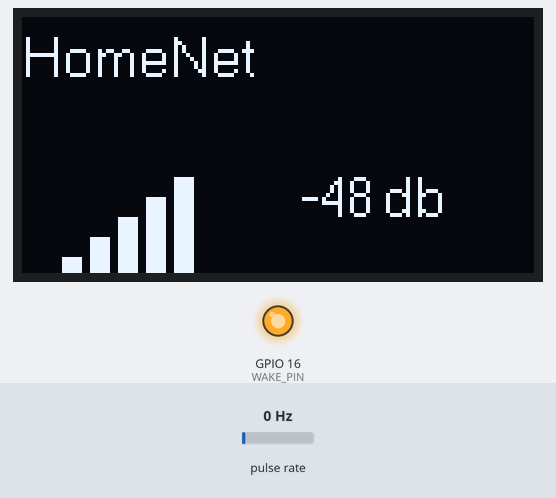
This sketch was run on a simulated ESP8266 (NodeMCU). Shown: 128×64 one-colour display, output pins drawn as LEDs (lit = HIGH). Wiring (inferred from the names in the program): pulse sensor: data GPIO 4. The test bench sets the inputs (shaded band); at power-on: pulse rate 0 Hz. A WiFi scan finds three made-up networks; what the sketch prints to the serial monitor is not drawn.

Above: at 2.7 s.
2.8 s: pulse rate (sensor on GPIO 4) set to 3 Hz
At 4.0 s:
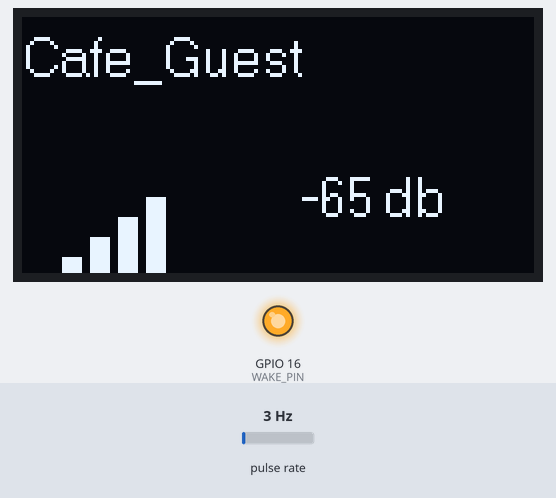
At 5.6 s:
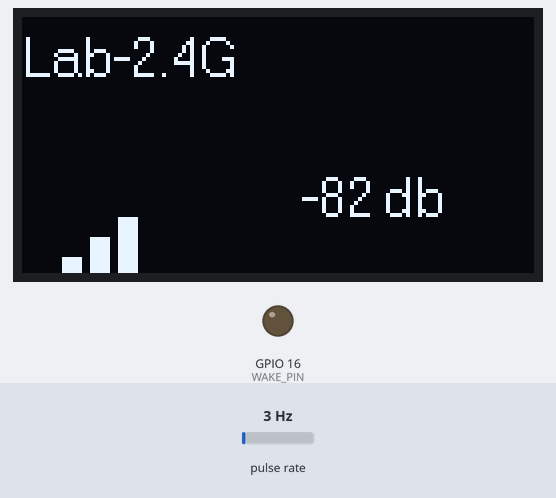
Timing chart, 0 to 7.1 s (numbered marks = the images above; inputs shaded):
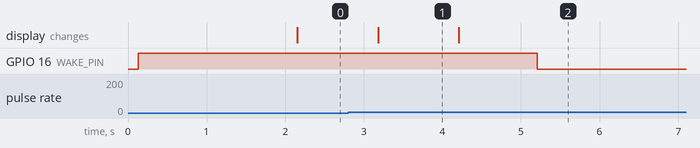

Measured:
- the behaviour switches between 1 and 2 Hz on pulse rate (sensor on GPIO 4) (found by bisection; images 0 and 1)
- after the input at 2.8 s, GPIO 16 (WAKE_PIN): HIGH → LOW after 2.4 s
- what the display in image 1 shows lasts 1.0 s, from 3.2 s to 4.2 s

The sketch:

wifi.ino
```cpp
#include "ESP8266WiFi.h"
#include <U8g2lib.h>
U8G2_SSD1306_128X64_NONAME_F_3W_SW_SPI u8g2(U8G2_R2, /* clock=*/ 1, /* data=*/3, /* cs=*/ 10);
float wifirssi;
int switchon=1000;
int BTN=0;
#define ENCODER_BTN      4
#define WAKE_PIN        16

void setup() {
  Serial.begin(115200);
  attachInterrupt(digitalPinToInterrupt(ENCODER_BTN), checkButton, CHANGE);
  // Set WiFi to station mode and disconnect from an AP if it was previously connected
  WiFi.mode(WIFI_STA);
  WiFi.disconnect();
  u8g2.begin();
  delay(100);
  Serial.println("Setup done");
}

void loop() {
  Serial.println("scan start");
  analogWrite(WAKE_PIN, switchon);
  // WiFi.scanNetworks will return the number of networks found
  int n = WiFi.scanNetworks();
  Serial.println("scan done");
  if (n == 0) {
    Serial.println("no networks found");
  } else {
    Serial.print(n);
    Serial.println(" networks found");
    for (int i = 0; i < n; ++i) {
      u8g2.clearBuffer();          // clear the internal memory
      u8g2.setFont( u8g2_font_crox2h_tr);
      u8g2.setCursor(0, 15);
      u8g2.print(WiFi.SSID(i));

      u8g2.setCursor(70, 50);
      u8g2.print(WiFi.RSSI(i));
       u8g2.setCursor(90, 50);
      u8g2.print("db");


      wifirssi = WiFi.RSSI(i);
      yield();
      Serial.print(wifirssi);
      int  widthwifi = map(wifirssi, -90, -30, 1,5);
      for(int j=0;j<=widthwifi;j++)
      {
//      u8g2.drawCircle(20,70,j*6, U8G2_DRAW_UPPER_RIGHT);
        u8g2.drawBox(10+(j*7),60-(j*5),5,10+(j*5));
      }
      u8g2.sendBuffer();          // transfer internal memory to the display
      delay(1000);

    }
  }
  Serial.println("");
  // Wait a bit before scanning again
//  delay(5000);
  switch(get_button()){
        case 1:
          switchon =0;
          break;
        }
}
```

eventFun.ino
```cpp
 /*drop detecton and encoder button detection*/
void checkButton() {
  const unsigned long LONG_DELTA = 400ul;               // hold seconds for a long press
  const unsigned long DEBOUNCE_DELTA = 10ul;        // debounce time
  static int lastButtonStatus = HIGH;                                   // HIGH indicates the button is NOT pressed
  int buttonStatus;                                                                    // button atate Pressed/LOW; Open/HIGH
  static unsigned long longTime = 0ul, shortTime = 0ul; // future times to determine is button has been poressed a short or long time
  boolean Released = true, Transition = false;                  // various button states
  boolean timeoutShort = false, timeoutLong = false;    // flags for the state of the presses

  buttonStatus = digitalRead(ENCODER_BTN);                // read the button state on the pin "BUTTON_PIN"
  timeoutShort = (millis() > shortTime);                          // calculate the current time states for the button presses
  timeoutLong = (millis() > longTime);

  if (buttonStatus != lastButtonStatus) {                          // reset the timeouts if the button state changed
    shortTime = millis() + DEBOUNCE_DELTA;
    longTime = millis() + LONG_DELTA;
  }

  Transition = (buttonStatus != lastButtonStatus);        // has the button changed state
  Released = (Transition && (buttonStatus == HIGH)); // for input pullup circuit

  lastButtonStatus = buttonStatus;                                     // save the button status

  if (timeoutLong && Released) { // long timeout has occurred and the button was just released

    BTN = 2; // long press
  }

 else if (timeoutShort && Released)                // short timeout has occurred (and not long timeout) and button was just released
  {

    BTN = 1; ///Short press
  }


}

int get_button()
{
  int button = BTN;
  BTN = 0;
  return button;

}
```
